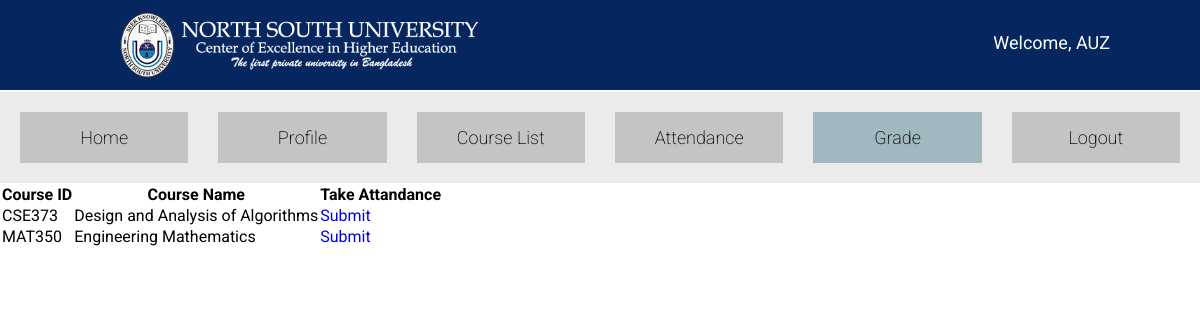
The app's page /faculty/faculty_grade.php (signed in) with its own data.
### tables this page shows
CREATE TABLE `teaches` (
  `course_id` varchar(10) NOT NULL,
  `who_is_teaching` varchar(10) NOT NULL
);

CREATE TABLE `course_list` (
  `course_id` varchar(10) NOT NULL,
  `course_name` varchar(50) DEFAULT NULL,
  `offer_status` bit(1) DEFAULT NULL
);

### library/class.DB.php (called while the page is built, shortened)
<?php
class DB{
    public $connection;
    function __construct($configs){
        $this->connection = mysqli_connect($configs->host,$configs->username,$configs->password, $configs->dbname);
    }
    function query($sql, $debug=false){
        return mysqli_query($this->connection, $sql);
    }
}

### app.php (called while the page is built, shortened)
<?php
require PATH . './library/class.DB.php';
require PATH . './library/class.Users.php';
$APP_DB = new DB(new CONFIG_DB());

### library/class.Users.php (called while the page is built, shortened)
<?php
class USERS{
    public static function isLogged(){
        return isset($_COOKIE['logged_user']) && isset($_COOKIE['user_role']);
    }
    public static function getUserName(){
        return $_COOKIE['logged_user'];
    }
}

### faculty/faculty_grade.php (the view, shortened to what this page needs)
<?php
include "../app.php";
?>
<!DOCTYPE html>
<html lang="en">
<head>
    <link rel="stylesheet" href="../src/css/styles.css">
</head>
<body>
    <?php include "../template/header.php"; ?>
    <?php include "../template/sub_header.php"; ?>
    <table>
        <tr>
            <th>Course ID</th>
            <th>Course Name</th>
            <th>Take Attandance</th>
        </tr>
<?php
$result = $APP_DB->query("
SELECT t.course_id as 'course_id', c.course_name as 'course_name'
FROM teaches as t JOIN course_list as c ON  t.course_id=c.course_id AND c.offer_status=1 AND t.who_is_teaching='".USERS::getUserName()."';
");
if(mysqli_num_rows($result) > 0){
    while($row = mysqli_fetch_assoc($result)){
        ?>
        <tr>
            <td><?php echo $row['course_id']; ?></td>
            <td><?php echo $row['course_name']?></td>
            <td><a href="./submit_grades.php?course_id=<?php echo $row['course_id'];?>" class="btn">Submit</a></td>
        </tr>
        <?php
    }
}
?>
    </table>
</body>
</html>

### src/css/styles.css (style rules this page uses)
* { margin: 0; padding: 0; list-style: none; text-decoration: none; font-family: "Roboto", sans-serif; }

### records on screen
teaches: course_id "CSE373", course_id.course_name "Design and Analysis of Algorithms"
teaches: course_id "MAT350", course_id.course_name "Engineering Mathematics"

### other values on screen
$_COOKIE['logged_user'] "AUZ"
